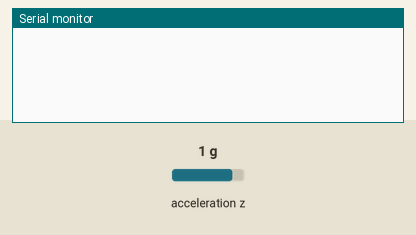
The sketch below on a simulated Raspberry Pi Pico. On the bench: the last lines printed to the serial monitor. The inputs (shaded band) are chosen by the test bench; at power-on: acceleration z 1 g.

Above: at 1.2 s.
1.3 s: acceleration z set to -1.4 g
At 3.2 s:
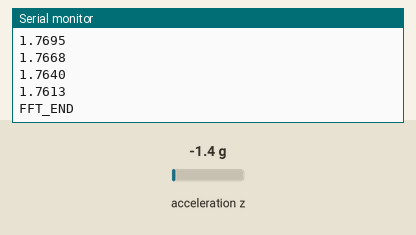
3.9 s: acceleration z set to -0.8 g
At 7.7 s:
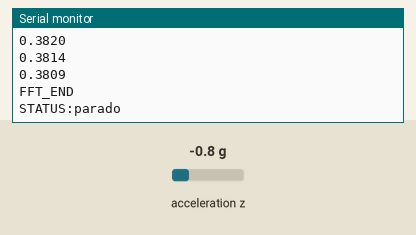
Timing chart, 0 to 9.2 s (numbered marks = the images above; inputs shaded):
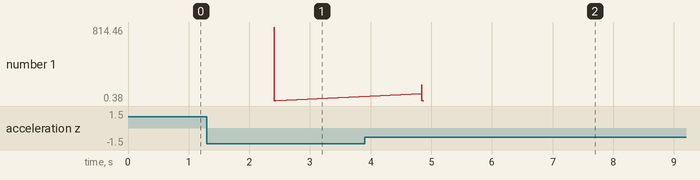

The sketch:

sensorMma8452qFft.ino
```cpp
#include <Wire.h>
#include <SparkFun_MMA8452Q.h>
#include <arduinoFFT.h>

MMA8452Q acc;

const uint16_t N_SAMPLES   = 2048;
const float    REAL_ODR    = 970.0f;
const float    NOISE_FLOOR = 0.02f;

double vReal[N_SAMPLES];
double vImag[N_SAMPLES];

ArduinoFFT<double> FFT = ArduinoFFT<double>(vReal, vImag, N_SAMPLES, REAL_ODR);

uint16_t sampleIndex = 0;

void setup() {
  Serial.begin(115200);
  Wire.begin(8, 9);

  if (acc.begin(Wire, 0x1C) == false) {
    Serial.println("ERRO: Sensor não encontrado!");
    while (true);
  }

  acc.setScale(SCALE_4G);
  acc.setDataRate(ODR_800);
}

void removeDC() {
  double sum = 0.0;
  for (uint16_t i = 0; i < N_SAMPLES; i++) sum += vReal[i];
  double mean = sum / N_SAMPLES;
  for (uint16_t i = 0; i < N_SAMPLES; i++) vReal[i] -= mean;
}

void loop() {
  // Coleta amostras
  if (sampleIndex < N_SAMPLES) {
    if (!acc.available()) return;
    vReal[sampleIndex] = acc.getCalculatedZ();
    vImag[sampleIndex] = 0.0;
    sampleIndex++;
    return;
  }

  removeDC();

  // Checa RMS
  double sumSq = 0.0;
  for (uint16_t i = 0; i < N_SAMPLES; i++) sumSq += vReal[i] * vReal[i];
  double rms = sqrt(sumSq / N_SAMPLES);

  if (rms < NOISE_FLOOR) {
    Serial.println("STATUS:parado");
    sampleIndex = 0;
    return;
  }

  // FFT
  FFT.windowing(FFTWindow::Hann, FFTDirection::Forward);
  FFT.compute(FFTDirection::Forward);
  FFT.complexToMagnitude();

  // Pico
  uint16_t peakBin = 2;
  double   peakMag = 0.0;
  for (uint16_t i = 2; i < N_SAMPLES / 2; i++) {
    if (vReal[i] > peakMag) { peakMag = vReal[i]; peakBin = i; }
  }

  // Interpolação parabólica
  float refinedFreq;
  if (peakBin > 2 && peakBin < (N_SAMPLES / 2 - 1)) {
    double y1    = vReal[peakBin - 1];
    double y2    = vReal[peakBin];
    double y3    = vReal[peakBin + 1];
    double delta = 0.5 * (y3 - y1) / (2.0 * y2 - y1 - y3);
    refinedFreq  = (peakBin + delta) * (REAL_ODR / N_SAMPLES);
  } else {
    refinedFreq  = peakBin * (REAL_ODR / N_SAMPLES);
  }

  // --- Envia dados estruturados para o Python ---
  // Formato: FFT_START → bins → FFT_END
  Serial.print("FFT_START:");
  Serial.print(refinedFreq, 2);   // frequência do pico
  Serial.print(":");
  Serial.print(rms, 5);           // RMS
  Serial.print(":");
  Serial.println(REAL_ODR / N_SAMPLES, 4);  // resolução por bin

  // Envia apenas os primeiros 512 bins (0~485 Hz) para não sobrecarregar
  for (uint16_t i = 0; i < 512; i++) {
    Serial.println(vReal[i], 4);
  }

  Serial.println("FFT_END");

  sampleIndex = 0;
}
```

Measured:
- after the input at 1.3 s, the serial monitor: prints a new line after 1.1 s (image 1)
